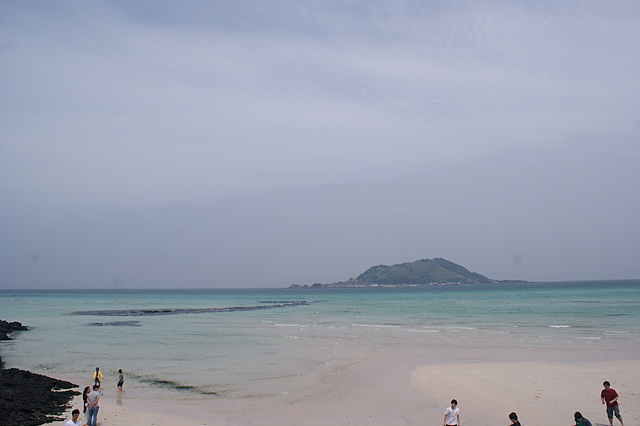
#> input picture shared/backgrounds/images/jeju/DSC08457.jpg, 640 x 426 px
$ python -i render_malmoelab_quiz.py   (imports and definitions only)
#> lines starting #> are read from the running program, lines starting #| are printed output that depends on the picture
#!/usr/bin/env python3
from __future__ import annotations

import asyncio
import argparse
import json
import math
import os
import shutil
import subprocess
from pathlib import Path

from PIL import Image, ImageDraw, ImageEnhance, ImageFilter, ImageFont


ROOT = Path(__file__).resolve().parents[1]
DEFAULT_CONFIG = {
    "teacherImage": str(ROOT / "shared" / "backgrounds" / "images" / "korean" / "teacher.png"),
    "fps": 15,
    "durationSeconds": 15,
    "panelWidth": 1040,
    "panelTop": 340,
    "panelImages": {"title": "", "question": "", "answer": ""},
    "boardRect": {"left": 52, "top": 76, "right": 1016, "bottom": 678},
    "titleCardDuration": 2.0,
    "questionDuration": 7.0,
    "engagementDuration": 2.0,
    "answerDuration": 4.0,
    "thumbnailTimeSeconds": None,
    "musicFile": "",
    "musicCredit": {},
    "ctaUrl": "https://malmoelab.com",
    "buttonCaption": "Learn more at malmoelab.com",
    "outputSlug": "",
    "narration": {
        "enabled": False,
        "mode": "manual",
        "contentLanguageCode": "",
        "learnerLanguageCode": "",
        "voice": "",
        "rate": "-8%",
        "pitch": "-2Hz",
        "volume": "+0%",
        "segments": [],
    },
    "teacherForeground": {
        "enabled": False,
        "crop": [0.60, 0.04, 0.99, 0.98],
        "width": 380,
        "offsetX": 18,
        "offsetY": 320,
        "shadowAlpha": 110,
        "motionEnabled": False,
        "xAmplitude": 14,
        "yAmplitude": 10,
        "rotationDegrees": 1.6,
        "periodSeconds": 3.2,
    },
    "motionPanel": {
        "enabled": False,
        "videoFile": "",
        "loopMode": "pingpong",
        "outputDir": "renders/motion-panel",
        "cropInsetPx": [0, 0, 0, 0],
    },
    "aiAssetGeneration": {
        "enabled": False,
        "model": "gemini-3.1-flash-image-preview",
        "outputDir": "renders/generated-assets",
        "referenceImage": "",
        "imageSize": "2K",
    },
    "theme": {
        "accent": "#5A67FF",
        "accentWarm": "#FFC247",
        "text": "#FFF9F0",
        "boardText": "#FFFDF8",
        "boardSubtext": "#DDE8D8",
        "boardFill": "#244E38",
        "boardStroke": "#C7E7D0",
        "cardFill": "#0A1220",
        "cardFillMuted": "#101827",
        "shadow": "#000000",
    },
}

WIDTH = 1080
HEIGHT = 1920
FONT_REGULAR_CANDIDATES = [
    Path(os.environ.get("SHORTFORM_FONT_REGULAR", "")).expanduser(),
    Path("/usr/share/fonts/opentype/noto/NotoSansCJK-Regular.ttc"),
    Path("/home/kindsr/projects/devscent-inmemorytrip-main/backend/app/infrastructure/pdf/fonts/Pretendard-Regular.otf"),
    Path("/home/kindsr/projects/devscent-atrader/.venv/lib/python3.12/site-packages/pykrx/NanumBarunGothic.ttf"),
    Path("/usr/share/fonts/truetype/dejavu/DejaVuSans.ttf"),
]
FONT_BOLD_CANDIDATES = [
    Path(os.environ.get("SHORTFORM_FONT_BOLD", "")).expanduser(),
    Path("/usr/share/fonts/opentype/noto/NotoSansCJK-Bold.ttc"),
    Path("/home/kindsr/projects/devscent-inmemorytrip-main/backend/app/infrastructure/pdf/fonts/Pretendard-Bold.otf"),
    Path("/home/kindsr/projects/devscent-atrader/.venv/lib/python3.12/site-packages/pykrx/NanumBarunGothic.ttf"),
    Path("/usr/share/fonts/truetype/dejavu/DejaVuSans-Bold.ttf"),
    Path("/usr/share/fonts/truetype/dejavu/DejaVuSans.ttf"),
]
DEFAULT_EDGE_VOICES = {
    "ko": "ko-KR-SunHiNeural",
    "en": "en-US-JennyNeural",
    "ja": "ja-JP-NanamiNeural",
    "zh": "zh-CN-XiaoxiaoNeural",
}
FFMPEG_STATIC_CANDIDATES = [
    Path(os.environ.get("SHORTFORM_FFMPEG", "")).expanduser(),
    Path("/tmp/paperclip-ffmpeg/node_modules/ffmpeg-static/ffmpeg"),
    Path("/tmp/shortform-factory-bin/ffmpeg"),
]


# [6 lines left out: function parse_args, not called in this run]


def load_json(path: Path) -> dict:
    return json.loads(path.read_text(encoding="utf-8"))


# [48 lines left out: functions merge_config, resolve_path, resolve_existing_path, normalize_language_code, pick_content_language_code, not called in this run]


def default_edge_voice_for_language(language_code: str) -> str:
    normalized = normalize_language_code(language_code)
    return DEFAULT_EDGE_VOICES.get(normalized, "en-US-JennyNeural")


# [128 lines left out: functions spoken_blank_token, replace_blank_for_speech, join_sentence_parts, build_auto_narration_segments, load_phase_panel_images, not called in this run]


def rgb(value: str) -> tuple[int, int, int]:
    value = value.lstrip("#")
    return tuple(int(value[index : index + 2], 16) for index in (0, 2, 4))


# [130 lines left out: functions as_float_list, crop_by_normalized_box, build_foreground_teacher, draw_teacher_foreground, resolve_ffmpeg_binary, extract_motion_panel_frames and 3 more, not called in this run]


# [6 lines not run here, left out]


# [60 lines left out: functions generate_narration_segments, load_font, contain, not called in this run]


def cover(image: Image.Image, width: int, height: int) -> Image.Image:
    source_w, source_h = image.size
    scale = max(width / source_w, height / source_h)
    resized = image.resize((max(1, int(source_w * scale)), max(1, int(source_h * scale))), Image.LANCZOS)
    left = (resized.width - width) // 2
    top = (resized.height - height) // 2
    return resized.crop((left, top, left + width, top + height))


# [42 lines left out: functions wrap_text, fit_board_text, not called in this run]


def text_bbox(draw: ImageDraw.ImageDraw, text: str, font: ImageFont.FreeTypeFont) -> tuple[int, int]:
    left, top, right, bottom = draw.textbbox((0, 0), text, font=font)
    return right - left, bottom - top


def draw_card(draw: ImageDraw.ImageDraw, rect: tuple[int, int, int, int], fill: tuple[int, int, int, int], radius: int = 36):
    draw.rounded_rectangle(rect, radius=radius, fill=fill)


# [4 lines left out: function draw_chalk_text, not called in this run]


def build_background(teacher_image: Image.Image) -> Image.Image:
    background = cover(teacher_image, WIDTH, HEIGHT).filter(ImageFilter.GaussianBlur(radius=18))
    overlay = Image.new("RGBA", (WIDTH, HEIGHT), (16, 24, 24, 120))
    background.alpha_composite(overlay)
    vignette = Image.new("RGBA", (WIDTH, HEIGHT), (0, 0, 0, 0))
    vignette_draw = ImageDraw.Draw(vignette, "RGBA")
    vignette_draw.ellipse((-260, -120, WIDTH + 260, HEIGHT + 360), fill=(255, 255, 255, 24))
    vignette = vignette.filter(ImageFilter.GaussianBlur(radius=80))
    background.alpha_composite(vignette)
    return background


# [447 lines left out: functions draw_panel, draw_board_quiz, build_publish_packet, run_ffmpeg, build_narration_mix, mux_video_with_audio and 1 more, not called in this run]


# [2 lines not run here, left out]

>>> import cv2
>>> picture = cv2.imread('../shared/backgrounds/images/jeju/DSC08457.jpg', cv2.IMREAD_GRAYSCALE)
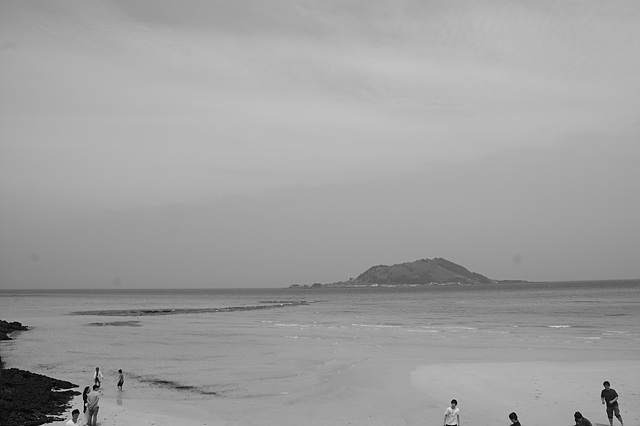
#> picture: shape (426, 640); min 0, max 229, mean 159.3
>>> result = build_background(picture)
#> (the run stopped early here; a loop or call above may not have finished)
